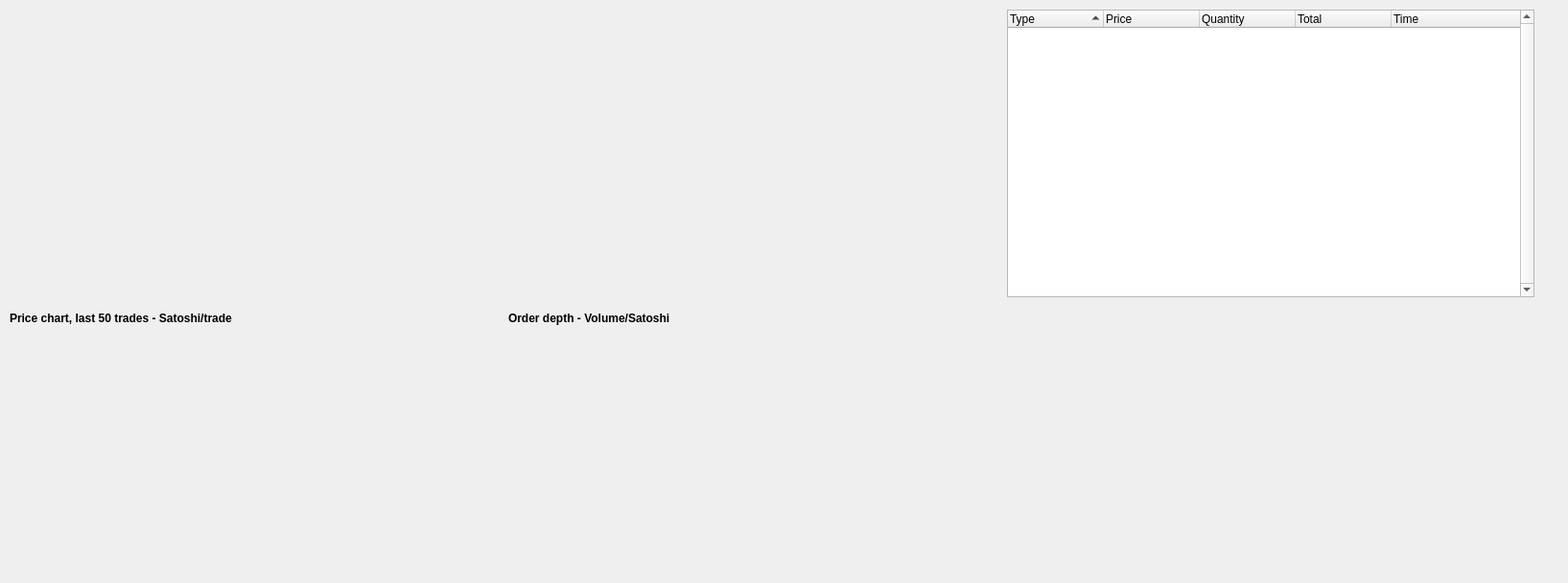
                <widget class="QWidget" name="scrollAreaWidgetContentsBittrex">
                 <property name="geometry">
                  <rect>
                   <x>0</x>
                   <y>0</y>
                   <width>1635</width>
                   <height>608</height>
                  </rect>
                 </property>
                 <property name="minimumSize">
                  <size>
                   <width>1635</width>
                   <height>0</height>
                  </size>
                 </property>
                 <property name="autoFillBackground">
                  <bool>false</bool>
                 </property>
                 <widget class="QLabel" name="lblBittrexTrades">
                  <property name="geometry">
                   <rect>
                    <x>10</x>
                    <y>320</y>
                    <width>350</width>
                    <height>25</height>
                   </rect>
                  </property>
                  <property name="sizePolicy">
                   <sizepolicy hsizetype="Preferred" vsizetype="Preferred">
                    <horstretch>0</horstretch>
                    <verstretch>0</verstretch>
                   </sizepolicy>
                  </property>
                  <property name="autoFillBackground">
                   <bool>false</bool>
                  </property>
                  <property name="text">
                   <string>&lt;html&gt;&lt;head/&gt;&lt;body&gt;&lt;p&gt;&lt;span style=&quot; font-weight:600;color:#000000;&quot;&gt;Price chart, &lt;/span&gt;&lt;span style=&quot; font-weight:600;color:#000000;&quot;&gt;last 50 trades - Satoshi/trade&lt;/span&gt;&lt;/p&gt;&lt;/body&gt;&lt;/html&gt;</string>
                  </property>
                 </widget>
                 <widget class="QCustomPlot" name="qCustomPlotBittrexTrades" native="true">
                  <property name="geometry">
                   <rect>
                    <x>10</x>
                    <y>10</y>
                    <width>500</width>
                    <height>300</height>
                   </rect>
                  </property>
                  <property name="sizePolicy">
                   <sizepolicy hsizetype="Preferred" vsizetype="Preferred">
                    <horstretch>0</horstretch>
                    <verstretch>0</verstretch>
                   </sizepolicy>
                  </property>
                  <property name="autoFillBackground">
                   <bool>false</bool>
                  </property>
                 </widget>
                 <widget class="QCustomPlot" name="qCustomPlotBittrexOrderDepth" native="true">
                  <property name="geometry">
                   <rect>
                    <x>530</x>
                    <y>10</y>
                    <width>500</width>
                    <height>300</height>
                   </rect>
                  </property>
                  <property name="sizePolicy">
                   <sizepolicy hsizetype="Preferred" vsizetype="Preferred">
                    <horstretch>0</horstretch>
                    <verstretch>0</verstretch>
                   </sizepolicy>
                  </property>
                  <property name="autoFillBackground">
                   <bool>false</bool>
                  </property>
                 </widget>
                 <widget class="QLabel" name="lblBittrexOrderDepth">
                  <property name="geometry">
                   <rect>
                    <x>530</x>
                    <y>320</y>
                    <width>250</width>
                    <height>25</height>
                   </rect>
                  </property>
                  <property name="sizePolicy">
                   <sizepolicy hsizetype="Preferred" vsizetype="Preferred">
                    <horstretch>0</horstretch>
                    <verstretch>0</verstretch>
                   </sizepolicy>
                  </property>
                  <property name="autoFillBackground">
                   <bool>false</bool>
                  </property>
                  <property name="text">
                   <string>&lt;html&gt;&lt;head/&gt;&lt;body&gt;&lt;p&gt;&lt;span style=&quot; font-weight:600;color:#000000;&quot;&gt;Order depth &lt;/span&gt;&lt;span style=&quot; font-weight:600;color:#000000;&quot;&gt;- Volume/Satoshi&lt;/span&gt;&lt;/p&gt;&lt;/body&gt;&lt;/html&gt;</string>
                  </property>
                 </widget>
                 <widget class="QTreeWidget" name="tblBittrexTrades">
                  <property name="geometry">
                   <rect>
                    <x>1050</x>
                    <y>10</y>
                    <width>550</width>
                    <height>300</height>
                   </rect>
                  </property>
                  <property name="sizePolicy">
                   <sizepolicy hsizetype="Preferred" vsizetype="Expanding">
                    <horstretch>0</horstretch>
                    <verstretch>0</verstretch>
                   </sizepolicy>
                  </property>
                  <property name="autoFillBackground">
                   <bool>true</bool>
                  </property>
                  <property name="verticalScrollBarPolicy">
                   <enum>Qt::ScrollBarAlwaysOn</enum>
                  </property>
                  <property name="horizontalScrollBarPolicy">
                   <enum>Qt::ScrollBarAlwaysOff</enum>
                  </property>
                  <property name="autoScrollMargin">
                   <number>16</number>
                  </property>
                  <property name="indentation">
                   <number>10</number>
                  </property>
                  <property name="sortingEnabled">
                   <bool>true</bool>
                  </property>
                  <property name="animated">
                   <bool>false</bool>
                  </property>
                  <property name="headerHidden">
                   <bool>false</bool>
                  </property>
                  <attribute name="headerCascadingSectionResizes">
                   <bool>false</bool>
                  </attribute>
                  <attribute name="headerHighlightSections">
                   <bool>false</bool>
                  </attribute>
                  <column>
                   <property name="text">
                    <string>Type</string>
                   </property>
                  </column>
                  <column>
                   <property name="text">
                    <string>Price</string>
                   </property>
                  </column>
                  <column>
                   <property name="text">
                    <string>Quantity</string>
                   </property>
                  </column>
                  <column>
                   <property name="text">
                    <string>Total</string>
                   </property>
                  </column>
                  <column>
                   <property name="text">
                    <string>Time</string>
                   </property>
                  </column>
                 </widget>
                </widget>
